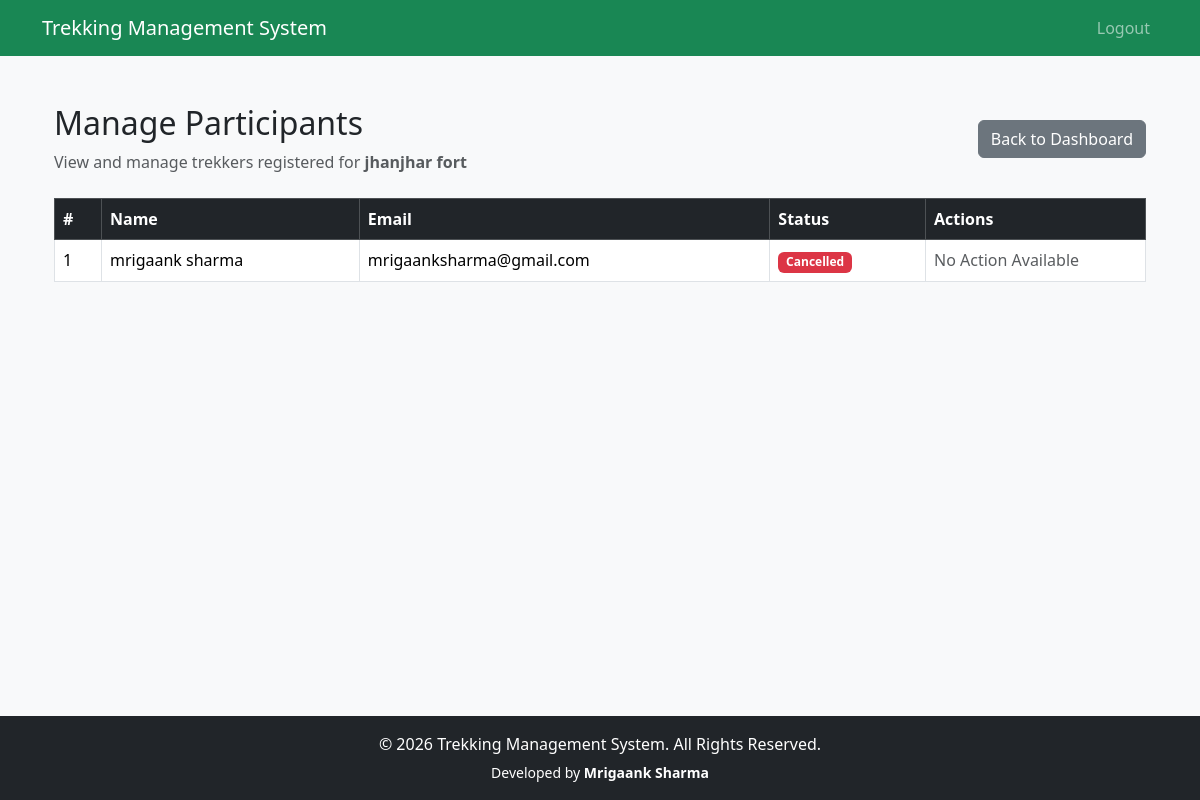
The app's page /staff/participants/2 (signed in) with its own data.
### app/models.py (models this page shows)
class Trek(db.Model):
        __tablename__="treks"
        id=db.Column(db.Integer,primary_key=True)
        name=db.Column(db.String(100),nullable=False)
        location=db.Column(db.String(100),nullable=False)
        difficulty=db.Column(db.String(20),nullable=False)
        duration=db.Column(db.Integer)
        available_slots=db.Column(db.Integer)
        description=db.Column(db.Text)
        status=db.Column(
            db.String(20),
            default="Upcoming"
        )
        start_date=db.Column(db.Date)
        end_date=db.Column(db.Date)
        staff_id=db.Column(
            db.Integer,
            db.ForeignKey("users.id")
        )
        bookings=db.relationship(
            "Booking",
            backref="trek",
            lazy=True
        )
        price = db.Column(db.Float)
        image = db.Column(db.String(255))
        max_altitude = db.Column(db.Integer)
        meeting_point = db.Column(db.String(200))

class Booking(db.Model):
      __tablename__="bookings"
      __table_args__ = (
    db.UniqueConstraint(
        "user_id",
        "trek_id",
        name="unique_booking"
    ),
)
      id=db.Column(db.Integer,primary_key=True)
      bookings_date=db.Column(
            db.DateTime,
            default=datetime.utcnow
      )
      status=db.Column(
            db.String(20),
            default="Booked"
      )
      user_id=db.Column(
            db.Integer,
            db.ForeignKey("users.id")
      )
      trek_id=db.Column(
            db.Integer,
            db.ForeignKey("treks.id")
      )

class User(UserMixin,db.Model):
    __tablename__="users"
    id=db.Column(db.Integer,primary_key=True)
    name=db.Column(db.String(100),nullable=False)
    email=db.Column(db.String(120),unique=True,nullable=False)
    password=db.Column(db.String(255),nullable=False)
    phone=db.Column(db.String(15))
    role=db.Column(db.String(20),nullable=False)
    status=db.Column(db.String(20),default="active")
    created_at=db.Column(db.DateTime,default=datetime.utcnow)
    assigned_treks=db.relationship(
        "Trek",
        foreign_keys="Trek.staff_id",
        backref="staff",
        lazy=True
    )
    bookings=db.relationship(
        "Booking",
        backref="user",
        lazy=True
    )

### app/staff/participants.py (the view, shortened to what this page needs)
@staff_bp.route("/participants/<int:trek_id>")
@login_required
@staff_required
def participants(trek_id):
    trek = Trek.query.get_or_404(trek_id)
    bookings = trek.bookings
    return render_template(
        "staff/participants.html",
        trek=trek,
        bookings=bookings
    )

### app/extensions.py (called while the page is built)
@login_manager.user_loader
def load_user(user_id):
    return User.query.get(int(user_id))

### app/templates/staff/participants.html (shortened to what this page needs)
{% extends 'base.html' %}
{% block content %}
<div class="container mt-4">
    <div class="d-flex justify-content-between align-items-center mb-4">
        <div>
            <h2>Manage Participants</h2>
            <p class="text-muted mb-0">
                View and manage trekkers registered for <strong>{{ trek.name }}</strong>
            </p>
        </div>
        <a href="{{ url_for('staff.dashboard') }}" class="btn btn-secondary">
            Back to Dashboard
        </a>
    </div>
    {% if bookings %}
    <table class="table table-bordered table-hover align-middle">
        <thead class="table-dark">
            <tr>
                <th>#</th>
                <th>Name</th>
                <th>Email</th>
                <th>Status</th>
                <th width="220">Actions</th>
            </tr>
        </thead>
        <tbody>
            {% for booking in bookings %}
            <tr>
                <td>{{ loop.index }}</td>
                <td>{{ booking.user.name }}</td>
                <td>{{ booking.user.email }}</td>
                <td>
                    {% if booking.status == "Booked" %}
                        <span class="badge bg-success">
                            Booked
                        </span>
                    {% elif booking.status == "Completed" %}
                        <span class="badge bg-primary">
                            Completed
                        </span>
                    {% elif booking.status == "Cancelled" %}
                        <span class="badge bg-danger">
                            Cancelled
                        </span>
                    {% else %}
                        <span class="badge bg-secondary">
                            {{ booking.status }}
                        </span>
                    {% endif %}
                </td>
                <td>
                    {% if booking.status == "Booked" %}
                        <a
                            href="{{ url_for('staff.complete_booking', booking_id=booking.id) }}"
                            class="btn btn-success btn-sm">
                            Complete
                        </a>
                        <a
                            href="{{ url_for('staff.cancel_booking', booking_id=booking.id) }}"
                            class="btn btn-danger btn-sm">
                            Cancel
                        </a>
                    {% else %}
                        <span class="text-muted">
                            No Action Available
                        </span>
                    {% endif %}
                </td>
            </tr>
            {% endfor %}
        </tbody>
    </table>
    {% endif %}
</div>
{% endblock %}

### records on screen
Trek: name "jhanjhar fort"
Booking: user.name "mrigaank sharma", user.email "mrigaanksharma@gmail.com", status "Cancelled"
